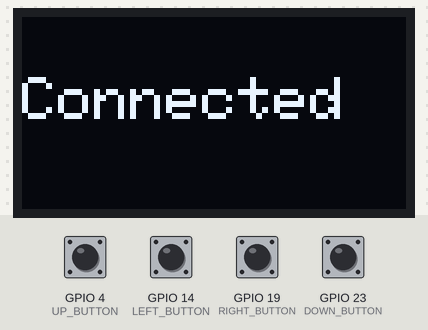
Recording of a sketch running on a simulated ESP32. Parts: 128×64 one-colour display. The test bench sets the inputs (shaded band); at power-on: GPIO 4 (UP_BUTTON), GPIO 14 (LEFT_BUTTON), GPIO 19 (RIGHT_BUTTON), GPIO 23 (DOWN_BUTTON) HIGH. USB keyboard and mouse output is not drawn; what the sketch prints to the serial monitor is not drawn.

Above: at 2.2 s.
2.3 s: GPIO 4 (UP_BUTTON) pulled LOW for 0.15 s
At 2.9 s:
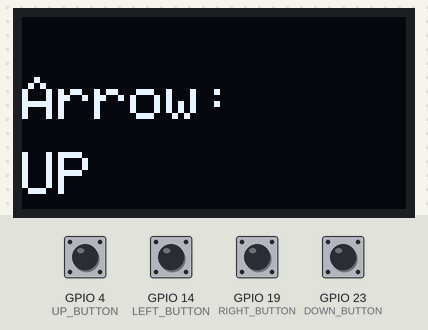
3.9 s: GPIO 14 (LEFT_BUTTON) pulled LOW for 0.15 s
At 5.1 s:
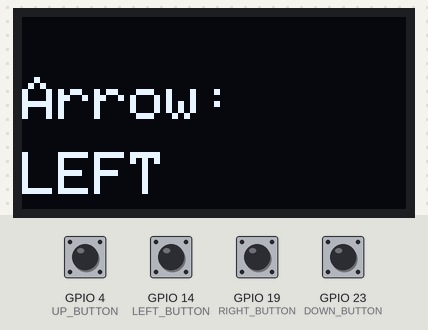
5.5 s: GPIO 19 (RIGHT_BUTTON) pulled LOW for 0.15 s
At 6.5 s:
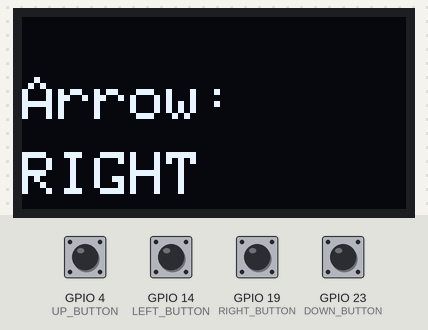
7.1 s: GPIO 23 (DOWN_BUTTON) pulled LOW for 0.15 s
At 7.7 s:
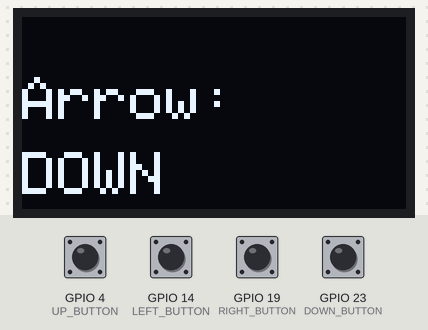
8.7 s: GPIO 4 (UP_BUTTON) pulled LOW for 1 s
At 10.2 s:
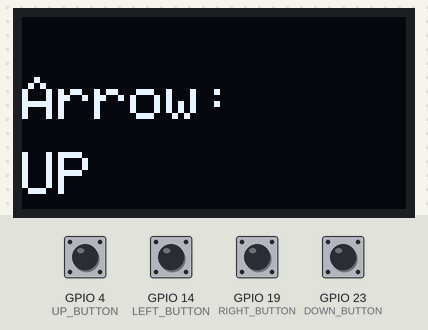
11.2 s: GPIO 19 (RIGHT_BUTTON) pulled LOW for 1 s
At 12.0 s:
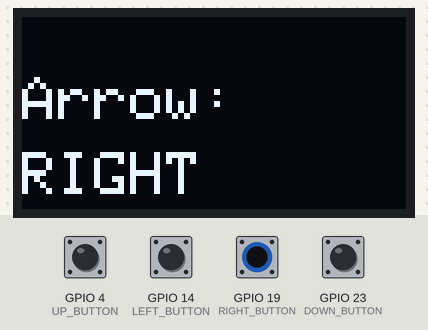
Timing chart, 0 to 14.2 s (numbered marks = the images above; inputs shaded):
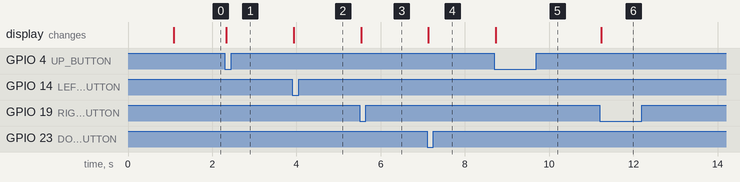

The sketch:

arrow-keyboard-hid-ble.ino
```cpp
#include <BleKeyboard.h>
#include <Wire.h>
#include <Adafruit_GFX.h>
#include <Adafruit_SSD1306.h>

bool wasConnected = false;  // track previous state

// --- OLED Setup ---
#define SCREEN_WIDTH 128
#define SCREEN_HEIGHT 64
Adafruit_SSD1306 display(SCREEN_WIDTH, SCREEN_HEIGHT, &Wire, -1);

// --- BLE Keyboard ---
BleKeyboard bleKeyboard;

// --- Button Pins ---
const int UP_BUTTON = 4;
const int DOWN_BUTTON = 23;
const int LEFT_BUTTON = 14;
const int RIGHT_BUTTON = 19;

// --- Button States ---
bool upPressed = false;
bool downPressed = false;
bool leftPressed = false;
bool rightPressed = false;

// --- Debounce ---
unsigned long lastDebounceTime = 0;
unsigned long debounceDelay = 50;

// --- Display State ---
String lastArrow = "";

void showArrow(String dir) {
  if (dir != lastArrow) {
    display.clearDisplay();
    display.setTextSize(2);
    display.setTextColor(SSD1306_WHITE);
    display.setCursor(0, 20);
    display.print("Arrow:");
    display.setCursor(0, 45);
    display.print(dir);
    display.display();
    lastArrow = dir;
  }
}

void setup() {
  Serial.begin(115200);
  // display.println("Starting ESP32 Arrow Keys...");
  Serial.println("Starting ESP32 Arrow Keys...");

  // OLED init
  Wire.begin(21, 22); // SDA = 21, SCL = 22
  if (!display.begin(SSD1306_SWITCHCAPVCC, 0x3C)) {
    Serial.println(F("SSD1306 allocation failed"));
    for (;;);
  }
  display.clearDisplay();
  display.setTextSize(2);
  display.setTextColor(SSD1306_WHITE);
  display.setCursor(0, 20);
  // display.println("Starting ESP32 Arrow Keys...");
  display.println("Arrow Keys");
  display.display();
  delay(1000);

  // Button init
  pinMode(UP_BUTTON, INPUT_PULLUP);
  pinMode(DOWN_BUTTON, INPUT_PULLUP);
  pinMode(LEFT_BUTTON, INPUT_PULLUP);
  pinMode(RIGHT_BUTTON, INPUT_PULLUP);

  // BLE init
  bleKeyboard.begin();
  // display.println("Waiting for BLE connection...");
  Serial.println("Waiting for BLE connection...");
}

void loop() {
  if (bleKeyboard.isConnected()) {
    // If just connected now
    if (!wasConnected) {
      display.clearDisplay();
      display.setTextSize(2);
      display.setTextColor(SSD1306_WHITE);
      display.setCursor(0, 20);
      display.println("Connected");
      display.display();
      Serial.println("BLE Connected!");
      wasConnected = true;
      delay(500);  // brief delay to show "Connected" before key presses
    }

    // Arrow key handling (same as before)
    bool upState = !digitalRead(UP_BUTTON);
    bool downState = !digitalRead(DOWN_BUTTON);
    bool leftState = !digitalRead(LEFT_BUTTON);
    bool rightState = !digitalRead(RIGHT_BUTTON);

    if (upState && !upPressed) {
      bleKeyboard.press(KEY_UP_ARROW);
      upPressed = true;
      Serial.println("UP pressed");
      showArrow("UP");
      delay(debounceDelay);
    } else if (!upState && upPressed) {
      bleKeyboard.release(KEY_UP_ARROW);
      upPressed = false;
      Serial.println("UP released");
    }

    if (downState && !downPressed) {
      bleKeyboard.press(KEY_DOWN_ARROW);
      downPressed = true;
      Serial.println("DOWN pressed");
      showArrow("DOWN");
      delay(debounceDelay);
    } else if (!downState && downPressed) {
      bleKeyboard.release(KEY_DOWN_ARROW);
      downPressed = false;
      Serial.println("DOWN released");
    }

    if (leftState && !leftPressed) {
      bleKeyboard.press(KEY_LEFT_ARROW);
      leftPressed = true;
      Serial.println("LEFT pressed");
      showArrow("LEFT");
      delay(debounceDelay);
    } else if (!leftState && leftPressed) {
      bleKeyboard.release(KEY_LEFT_ARROW);
      leftPressed = false;
      Serial.println("LEFT released");
    }

    if (rightState && !rightPressed) {
      bleKeyboard.press(KEY_RIGHT_ARROW);
      rightPressed = true;
      Serial.println("RIGHT pressed");
      showArrow("RIGHT");
      delay(debounceDelay);
    } else if (!rightState && rightPressed) {
      bleKeyboard.release(KEY_RIGHT_ARROW);
      rightPressed = false;
      Serial.println("RIGHT released");
    }

  } else {
    // If just disconnected
    if (wasConnected) {
      display.clearDisplay();
      display.setTextSize(2);
      display.setTextColor(SSD1306_WHITE);
      display.setCursor(0, 20);
      display.println("Waiting...");
      display.display();
      Serial.println("BLE Disconnected");
      wasConnected = false;
    }
  }

  delay(10);
}
```

Measured:
- after the input at 2.3 s, the display: changes at once (image 1)
- after the input at 3.9 s, the display: changes at once (image 2)
- after the input at 5.5 s, the display: changes at once (image 3)
- after the input at 7.1 s, the display: changes at once (image 4)
- after the input at 8.7 s, the display: changes at once (image 5)
- after the input at 11.2 s, the display: changes at once (image 6)
